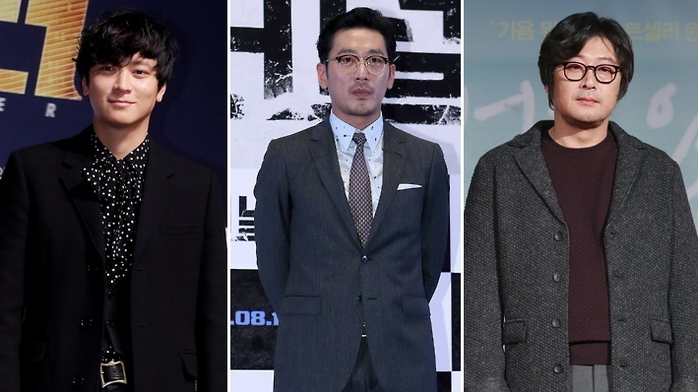
#> input picture team_pred/son/son_file/image/kang_test5.png, 698 x 392 px, given in place of face_01.mp4, which was not available
$ python 2_4_haar_video.py
#> lines starting #> are read from the running program, lines starting #| are printed output that depends on the picture; after the words box and inside, x2 and y2 are one past the last pixel; in counts of white or black regions, pixels touching at a corner belong together; pictures that were not available may be replaced by others from this repository, and a replacement may not be noted
#> further down, frame is the input picture: shape (392, 698, 3); mean B, G, R 75.8, 67.9, 69.5
import cv2
import numpy as np

face_cascade_name = './son/son_file/haarcascades/haarcascade_frontalface_alt.xml'
eyes_cascade_name = './son/son_file/haarcascades/haarcascade_eye_tree_eyeglasses.xml'

file_name = 'son/face_01.mp4'

def detectAndDisplay(frame):
    frame_gray = cv2.cvtColor(frame, cv2.COLOR_BGR2GRAY)
    frame_gray = cv2.equalizeHist(frame_gray)
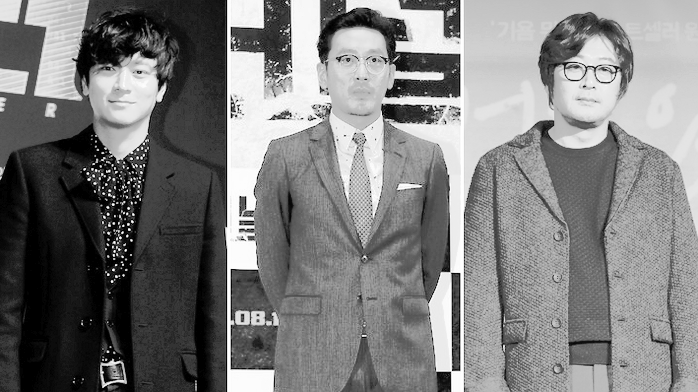
#> frame_gray: shape (392, 698); min 0, max 255, mean 124.9
    faces = face_cascade.detectMultiScale(frame_gray)
#> faces = [[322, 30, 78, 78], [554, 42, 74, 74], [86, 44, 74, 74]]
    for (x,y,w,h) in faces:
        center = (x + w//2, y + h//2)
        frame = cv2.rectangle(frame, (x, y), (x+w, y+w), (0, 255, 0), 4)
        faceROI = frame_gray[y:y+h, x:x+w]
        eyes = eyes_cascade.detectMultiScale(faceROI)
        for (x2, y2, w2, h2) in eyes:
            eye_center = (x + x2 + w2//2, y + y2 + h2//2)
            radius = int(round((w2 + h2)*0.25))
            frame = cv2.circle(frame, eye_center, radius, (255, 0, 0), 4)
        cv2.imshow("capture - face", frame)
#> this loop made 3 passes
#> (x, y, w, h, center) on passes 2 to 3: (554, 42, 74, 74, (591, 79)), (86, 44, 74, 74, (123, 81))
#> (x, y, w, h, center, eyes) on pass 1: (322, 30, 78, 78, (361, 69), [[7, 4, 66, 66]])
#> pass 1, in detectAndDisplay, `frame = cv2.rectangle(frame, (x, y), (x+w, y+w), (0, 255, 0), 4)`:
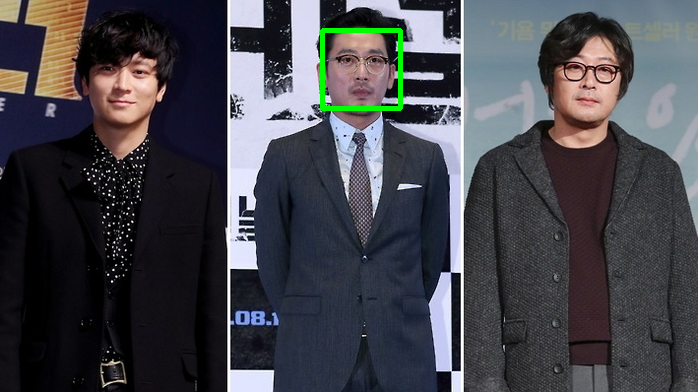
#> frame: shape (392, 698, 3); 0.57% of pixels changed, all inside (x1, y1, x2, y2) = (320, 28, 403, 111)
#> pass 1, in detectAndDisplay, `faceROI = frame_gray[y:y+h, x:x+w]`:
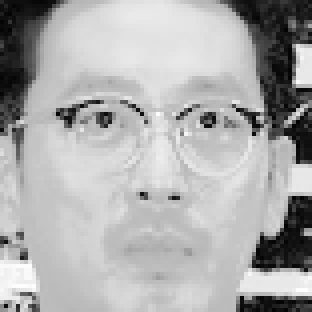
#> faceROI: shape (78, 78) (shown 4 times larger); min 4, max 253, mean 172.4
#> pass 1, in detectAndDisplay, `cv2.imshow("capture - face", frame)`:
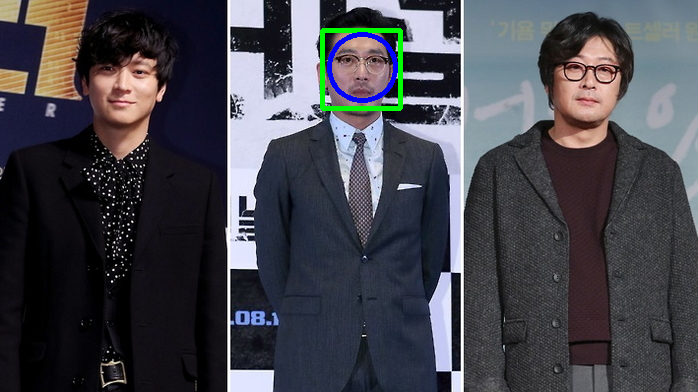
#> window 'capture - face': shape (392, 698, 3); mean B, G, R 75.9, 68.5, 68.5
#> pass 2, in detectAndDisplay, `frame = cv2.rectangle(frame, (x, y), (x+w, y+w), (0, 255, 0), 4)`:
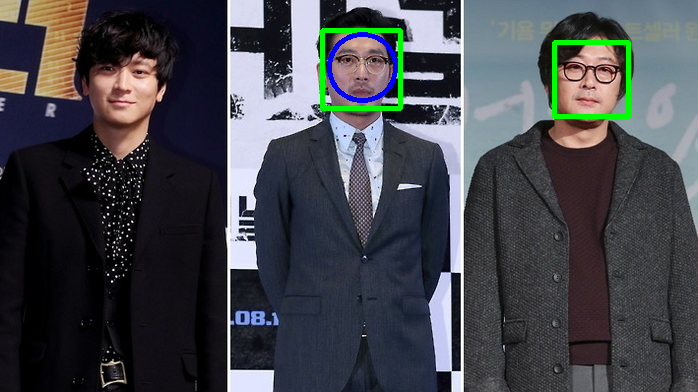
#> frame: shape (392, 698, 3); 0.91% of pixels changed, all inside (x1, y1, x2, y2) = (327, 32, 631, 119)
#> after the loop:
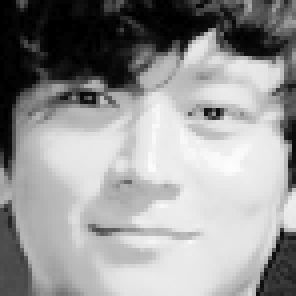
#> faceROI: shape (74, 74) (shown 4 times larger); min 0, max 253, mean 150.1
#> after the loop:
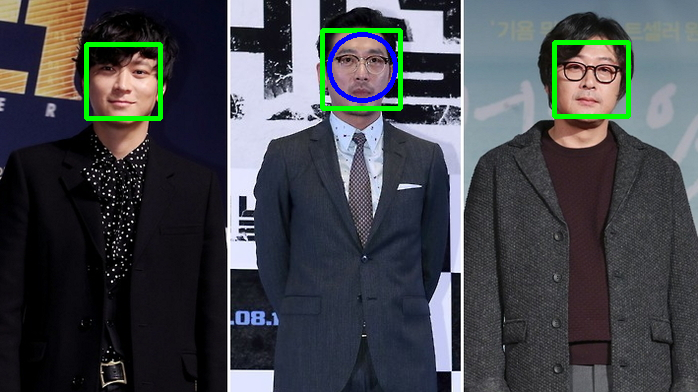
#> frame: shape (392, 698, 3); 0.54% of pixels changed, all inside (x1, y1, x2, y2) = (84, 42, 163, 121)

face_cascade = cv2.CascadeClassifier()
eyes_cascade = cv2.CascadeClassifier()

# load the cascades
if not face_cascade.load(cv2.samples.findFile(face_cascade_name)):
    print('--(!)Error loading face cascade')
    exit(0)


if not eyes_cascade.load(cv2.samples.findFile(face_cascade_name)):
    print('--(!)Error loading face cascade')
    exit(0)


#2. read the video stream
cap = cv2.VideoCapture(file_name)
if not cap.isOpened:
    print('--(!)Error opening video capture')
    exit(0)
while True:
    ret, frame = cap.read()
    if frame is None:
        print('==(!) No captured frame -- Break!')
        break
    detectAndDisplay(frame)
    # Hit 'q' on the keyboard to quit!
    if cv2.waitKey(1) & 0xFF == ord('q'):
#> (key q is pressed here)
        break
